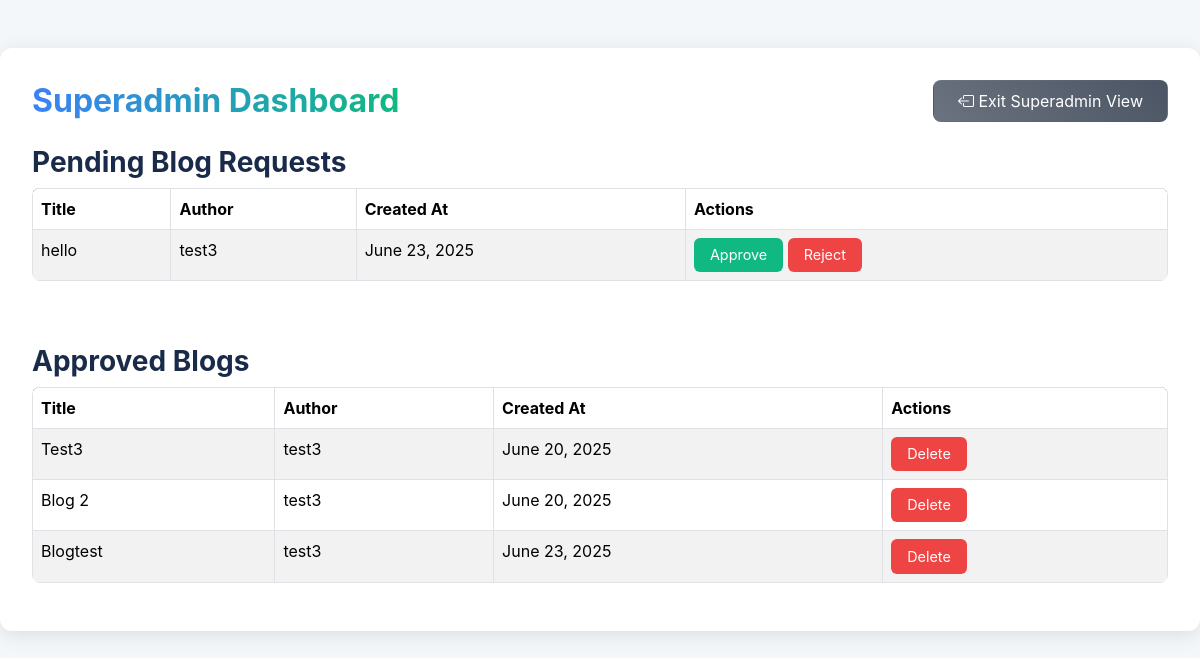
The page /superadmin-dashboard/ (signed in) on the database its author committed.
### webapp/models.py (models this page shows, shortened)
class Blog(models.Model):
    STATUS_CHOICES = (
        ('pending', 'Pending'),
        ('approved', 'Approved'),
        ('rejected', 'Rejected'),
    )
    title = models.CharField(max_length=200)
    description = models.TextField()
    author = models.ForeignKey(User, on_delete=models.CASCADE)
    status = models.CharField(max_length=10, choices=STATUS_CHOICES, default='pending')
    created_at = models.DateTimeField(auto_now_add=True)
    updated_at = models.DateTimeField(auto_now=True)

### webapp/views.py (the view)
# urls.py: path('superadmin-dashboard/', views.superadmin_dashboard, name='superadmin-dashboard'),
@login_required(login_url='my-login')
def superadmin_dashboard(request):
    pending_blogs = Blog.objects.filter(status='pending')
    approved_blogs = Blog.objects.filter(status='approved')
    context = {
        'pending_blogs': pending_blogs,
        'approved_blogs': approved_blogs,
    }
    return render(request, 'webapp/superadmin_dashboard.html', context)

### webapp/templates/webapp/superadmin_dashboard.html (shortened to what this page needs)
{% load static %}
<!DOCTYPE html>
<html lang="en">
<head>
    <link href="https://cdn.jsdelivr.net/npm/bootstrap@5.3.3/dist/css/bootstrap.min.css" rel="stylesheet">
    <link href="https://cdn.jsdelivr.net/npm/bootstrap-icons/font/bootstrap-icons.css" rel="stylesheet">
</head>
<body>
    <div class="container mt-5">
        <div class="d-flex justify-content-between align-items-center mb-4">
            <h2 class="text-center mb-0">Superadmin Dashboard</h2>
            <a href="{% url 'user-logout' %}" class="btn btn-exit">
                <i class="bi bi-box-arrow-left"></i> Exit Superadmin View
            </a>
        </div>
        <h3>Pending Blog Requests</h3>
        {% if pending_blogs %}
            <div class="table-responsive">
                <table class="table table-striped table-hover table-bordered">
                    <thead class="thead-dark">
                        <tr>
                            <th>Title</th>
                            <th>Author</th>
                            <th>Created At</th>
                            <th>Actions</th>
                        </tr>
                    </thead>
                    <tbody>
                        {% for blog in pending_blogs %}
                            <tr>
                                <td>{{ blog.title }}</td>
                                <td>{{ blog.author.username }}</td>
                                <td>{{ blog.created_at|date:"F d, Y" }}</td>
                                <td>
                                    <a href="{% url 'approve-blog' blog.id %}" class="btn btn-sm btn-success">Approve</a>
                                    <a href="{% url 'reject-blog' blog.id %}" class="btn btn-sm btn-danger">Reject</a>
                                </td>
                            </tr>
                        {% endfor %}
                    </tbody>
                </table>
            </div>
        {% else %}
            <div class="alert alert-info" role="alert">
                No pending blog requests.
            </div>
        {% endif %}
        <h3 class="mt-5">Approved Blogs</h3>
        {% if approved_blogs %}
            <div class="table-responsive">
                <table class="table table-striped table-hover table-bordered">
                    <thead class="thead-dark">
                        <tr>
                            <th>Title</th>
                            <th>Author</th>
                            <th>Created At</th>
                            <th>Actions</th>
                        </tr>
                    </thead>
                    <tbody>
                        {% for blog in approved_blogs %}
                            <tr>
                                <td>{{ blog.title }}</td>
                                <td>{{ blog.author.username }}</td>
                                <td>{{ blog.created_at|date:"F d, Y" }}</td>
                                <td>
                                    <a href="{% url 'delete-blog' blog.id %}" class="btn btn-sm btn-danger">Delete</a>
                                </td>
                            </tr>
                        {% endfor %}
                    </tbody>
                </table>
            </div>
        {% else %}
            <div class="alert alert-info" role="alert">
                No approved blogs.
            </div>
        {% endif %}
    </div>
</body>
</html>

### webapp/templates/webapp/superadmin_dashboard.html (style rules this page uses)
body { background-color: #f4f7fa; font-family: 'Inter', sans-serif; }
.container { max-width: 1200px; background: #ffffff; border-radius: 12px; box-shadow: 0 4px 20px rgba(0, 0, 0, 0.1); padding: 2rem; margin-top: 2rem; margin-bottom: 2rem; }
h2, h3 { color: #1a2b49; font-weight: 700; }
h2 { font-size: 2rem; background: linear-gradient(90deg, #3b82f6, #10b981); -webkit-background-clip: text; -webkit-text-fill-color: transparent; }
.btn-exit { background: linear-gradient(45deg, #6b7280, #4b5563); color: white; padding: 0.5rem 1.5rem; border-radius: 8px; transition: transform 0.2s ease, box-shadow 0.2s ease; }
.table { border-radius: 8px; overflow: hidden; }
.thead-dark { background: linear-gradient(45deg, #1a2b49, #2d4373); color: white; }
.table-hover tbody tr { transition: background-color 0.3s ease; }
.btn-sm { padding: 0.4rem 1rem; border-radius: 6px; font-size: 0.9rem; transition: transform 0.2s ease, box-shadow 0.2s ease; }
.btn-success { background: #10b981; border: none; }
.btn-danger { background: #ef4444; border: none; }

### rows shown on the page
Blog: title "hello", author.username "test3", created_at "June 23, 2025"
Blog: title "Test3", author.username "test3", created_at "June 20, 2025"
Blog: title "Blog 2", author.username "test3", created_at "June 20, 2025"
Blog: title "Blogtest", author.username "test3", created_at "June 23, 2025"
